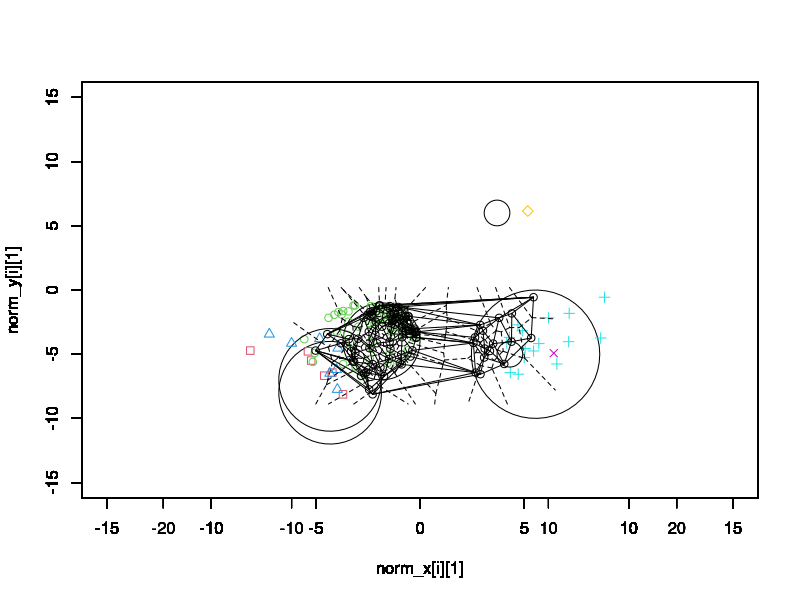

The R script that drew this image:
write_cycle <- function(x,y,r){
  
  theta = seq(0, 2*pi, length.out = 50) # θの定義
  
  plot(r*cos(theta) + x, r*sin(theta) + y, # 円の媒介変数表示
       xlim = c(-15,15), ylim = c(-15,15),
       type = "l", asp = 1, ann = F)
  
  par(new=T) 

}

show_distance_point_to_point <- function(a,b){
  c <- c(b-a)
  distance <- sqrt(c[1][1]^2 + c[2][1]^2) # 二点間の距離
  return(distance)
}

point_in_cycle <- function(dot_number, kind, cycle_center, r){# 円内にドットを打つ

norm_x <- rnorm(dot_number) * 3
norm_y <- rnorm(dot_number) * 3

i <- 1

total_random_point_x <- 0
total_random_point_y <- 0

total_random_point_x <- total_random_point_x[-1]
total_random_point_y <- total_random_point_y[-1]

for (i in 1:dot_number){
  
  random_point <- c(norm_x[i][1],norm_y[i][1])
  

  
  if(show_distance_point_to_point(cycle_center,random_point) < r){# 円内にあるかの判定

    total_random_point_x <- c(total_random_point_x,norm_x[i][1])
    total_random_point_y <- c(total_random_point_y,norm_y[i][1])
    
    
    plot(norm_x[i][1],norm_y[i][1],xlim = c(-15,15), ylim = c(-15,15), col = kind + 1, pch = kind - 1)
    par(new=T) 
  }
    
}

if(length(total_random_point_x) >= 2){
  
  
  return(list(total_random_point_x,total_random_point_y))
  
  
  
}

}

library(deldir)

total_random_point_x <- 0
total_random_point_y <- 0

total_random_point_x <- total_random_point_x[-1]
total_random_point_y <- total_random_point_y[-1]

KIND <- 1



for(i in 1:6){# 円を六つ描く
  # 円のx,y座標,半径r
    
  X = sample(c(-10:10),1)
  Y = sample(c(-10:10),1)
  R = sample(c(1:5),1)
  write_cycle(X,Y,R)

    
  cycle_center <- c(X,Y) #円の中心ベクトル
  total_random_point <- point_in_cycle(500,KIND,cycle_center,R)

  
  if(!(is.null(total_random_point))){
    total_random_point_x <- c(total_random_point_x,unlist(total_random_point[1]))
    total_random_point_y <- c(total_random_point_y,unlist(total_random_point[2]))
  }
  
  
  KIND <- KIND + 1
  
}
#print(total_random_point_x)
#print(total_random_point_y)
plot(deldir(total_random_point_x,total_random_point_y),xlim = c(-15,15), ylim = c(-15,15))

  

  
